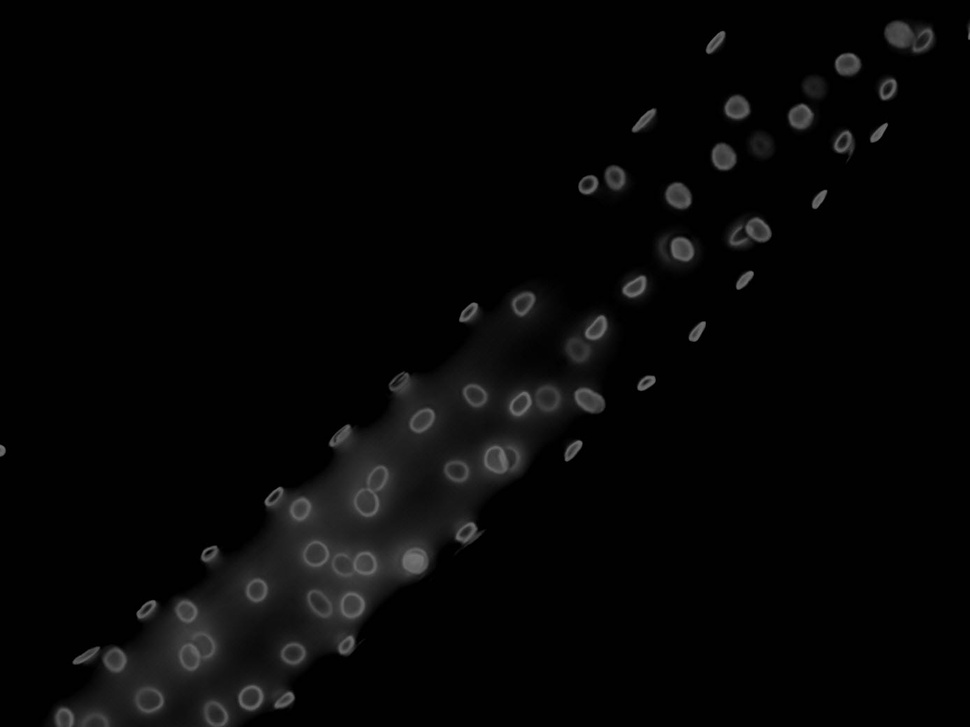
#> input picture Fig1.jpg, 970 x 727 px, shrunk from 1388 x 1040 before the run
$ python meanshift.py
#> lines starting #> are read from the running program, lines starting #| are printed output that depends on the picture; after the words box and inside, x2 and y2 are one past the last pixel; in counts of white or black regions, pixels touching at a corner belong together
#!/usr/bin/env python
# coding: utf-8

# In[ ]:


# 查看当前挂载的数据集目录, 该目录下的变更重启环境后会自动还原
# View dataset directory.
# This directory will be recovered automatically after resetting environment.
#get_ipython().system('ls /home/aistudio/data')


# In[ ]:


# 查看工作区文件, 该目录下的变更将会持久保存. 请及时清理不必要的文件, 避免加载过慢.
# View personal work directory.
# All changes under this directory will be kept even after reset.
# Please clean unnecessary files in time to speed up environment loading.
#get_ipython().system('ls /home/aistudio/work')


# In[ ]:


# 如果需要进行持久化安装, 需要使用持久化路径, 如下方代码示例:
# If a persistence installation is required,
# you need to use the persistence path as the following:
#get_ipython().system('mkdir /home/aistudio/external-libraries')
#get_ipython().system('pip install beautifulsoup4 -t /home/aistudio/external-libraries')


# In[ ]:


# 同时添加如下代码, 这样每次环境(kernel)启动的时候只要运行下方代码即可:
# Also add the following code,
# so that every time the environment (kernel) starts,
# just run the following code:
import cv2
import matplotlib.pyplot as plt
import numpy as np
from sklearn.cluster import MeanShift, estimate_bandwidth
#from sklearn.datasets.samples_generator import make_blobs


# In[ ]:


img = cv2.imread('Fig1.jpg', cv2.IMREAD_COLOR)
#> img is the input picture: shape (727, 970, 3); min 0, max 118, mean 6.2
b, g, r = cv2.split(img)
img = cv2.merge([r, g, b])

# 3个通道展平
img_flat = img.reshape((img.shape[0] * img.shape[1], 3))
#img_flat = np.uint8(img_flat)
img_flat.dtype='uint8'
# 迭代参数
bandwidth=estimate_bandwidth(img_flat,quantile=0.2,n_samples=500)
#> bandwidth = 10.18
ms=MeanShift(bandwidth=bandwidth, bin_seeding=True)
ms.fit(img_flat)
labels=ms.labels_
cluster_centers=ms.cluster_centers_
#> cluster_centers = [[1.04, 1.04, 1.04], [20.76, 20.76, 20.76], [28.13, 28.13, 28.13], [10.7, 10.7, 10.7], [50.89, 50.89, 50.89], [59.16, 59.16, 59.16], [71.24, 71.24, 71.24], [81.19, 81.19, 81.19]]
n_clusters=np.unique(labels)
#> n_clusters = [0, 1, 2, 3, 4, 5, 6, 7]
n=len(n_clusters)
#> n = 8
print('The number of the labels are ',n)
#| The number of the labels are  8

# In[ ]:


# 显示结果
img_output = labels.reshape((img.shape[0], img.shape[1]))
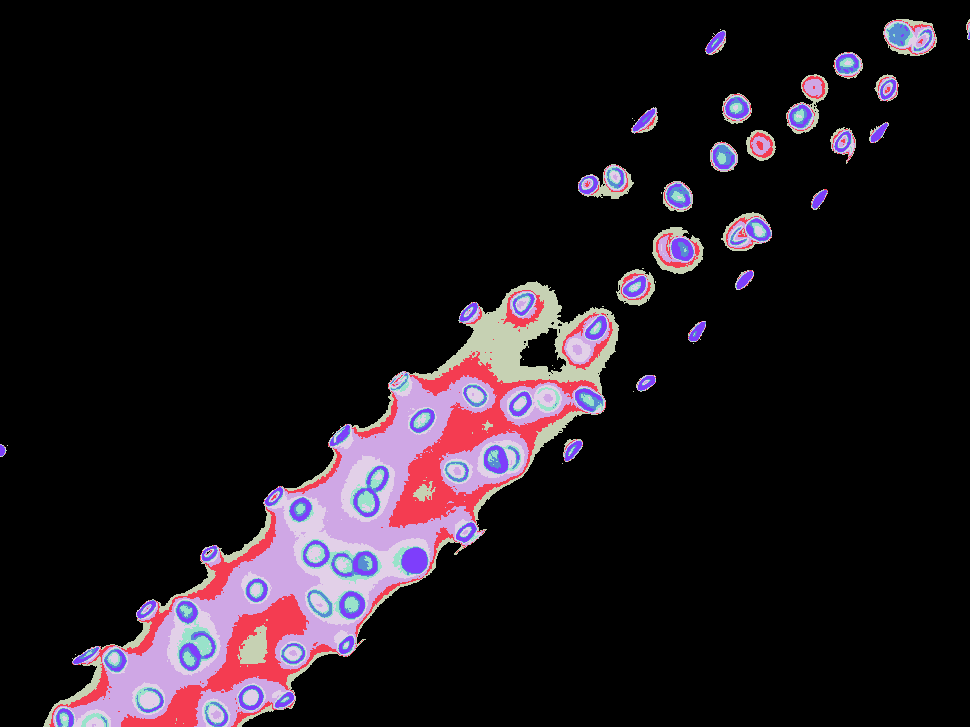
#> img_output: shape (727, 970) int64; 8 distinct labels, from 0 to 7; one colour per label, 0 black


# In[ ]:


plt.subplot(121), plt.imshow(img), plt.title('input')
plt.subplot(122), plt.imshow(img_output, 'gray'), plt.title('meanshift')
plt.savefig('Fig01.jpg')
plt.show()


# In[ ]:


rows, cols = img.shape[0],img.shape[1]
#> rows = 727; cols = 970
Fig = np.zeros([rows, cols],dtype='uint8')
DATA=Fig
for k in range (4):
    for i in range(rows):
        for j in range(cols):
            if (img_output[i,j]==k):  # 0.53 0.65
                Fig[i, j] = 0
            else:
                Fig[i, j] = 1
    plt.subplot(2,2,(k+1)), plt.imshow(Fig), plt.title('label-%s'%(k))
    DATA=np.concatenate((DATA,Fig),axis=0)
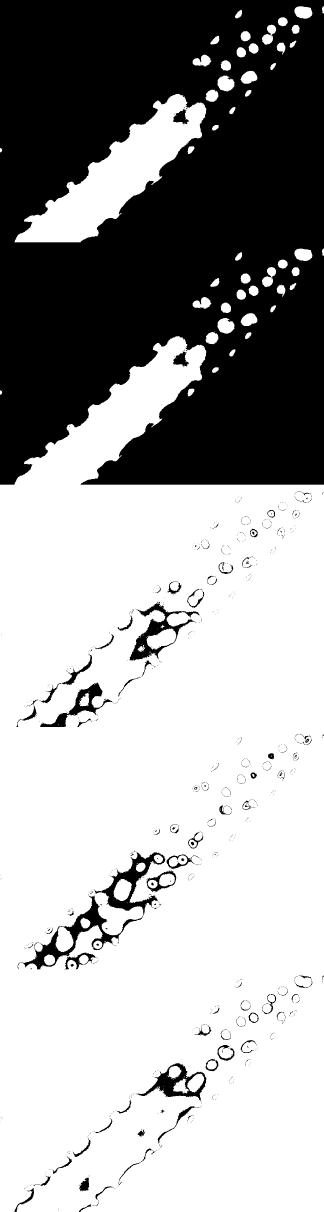
#> DATA: shape (3635, 970) (shown at 1/3 size); values 0 (black) and 1 (white), 63.9% white; 1074 black regions (973 under 20 px), largest, box (x1, y1, x2, y2) and area: (0, 0, 970, 1454) 1202732, (53, 2556, 497, 2908) 21884, (389, 1805, 598, 1982) 8724
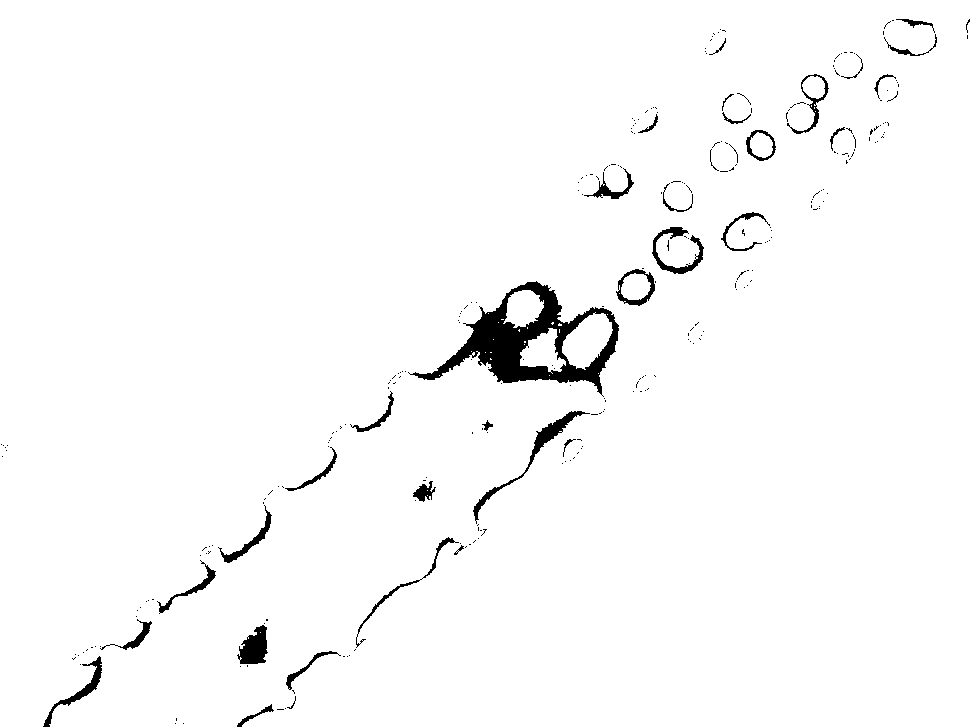
#> Fig: shape (727, 970); values 0 (black) and 1 (white), 97.7% white; 288 black regions (253 under 20 px), largest, box (x1, y1, x2, y2) and area: (408, 281, 619, 397) 7005, (473, 411, 590, 524) 966, (237, 625, 268, 664) 780
plt.savefig('Fig2.jpg')
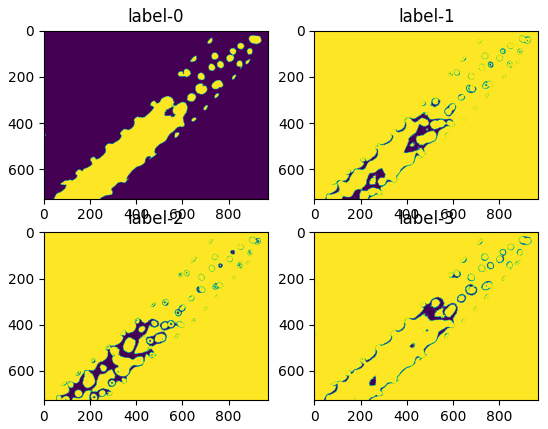
#> figure drawn by matplotlib, 4 panels
plt.show()
Fig=DATA[(4*rows):(5*rows-1),:]
"""
   shuffle = color.rgb2gray(la)
io.imshow(shuffle)
"""


# In[ ]:

# In[ ]:


# In[ ]:


##erosion dilation
kernel = np.array([
    [0, 1, 0],
    [1, 1, 1],
    [0, 1, 0]
], dtype='uint8')

Fig_erosion=cv2.erode(Fig, kernel)
#> Fig: shape (726, 970); values 0 (black) and 1 (white), 97.7% white; 288 black regions (253 under 20 px)
plt.imshow(Fig_erosion, 'gray')

Fig_bitwise=Fig^Fig_erosion
plt.imshow(Fig_bitwise, 'gray')

plt.subplot(121), plt.imshow(Fig_erosion, 'gray'), plt.title('erosion')
plt.subplot(122), plt.imshow(Fig_bitwise, 'gray'), plt.title('erosion-contours')
plt.savefig('Fig3.jpg')
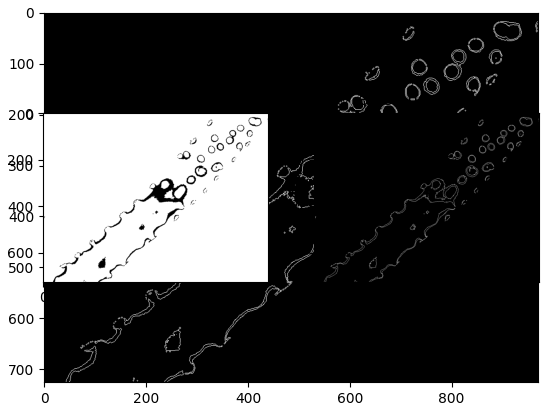
#> figure drawn by matplotlib, 3 panels
plt.show()


# In[ ]:


contours, hierarchy = cv2.findContours(Fig_bitwise, cv2.RETR_EXTERNAL, cv2.CHAIN_APPROX_SIMPLE)
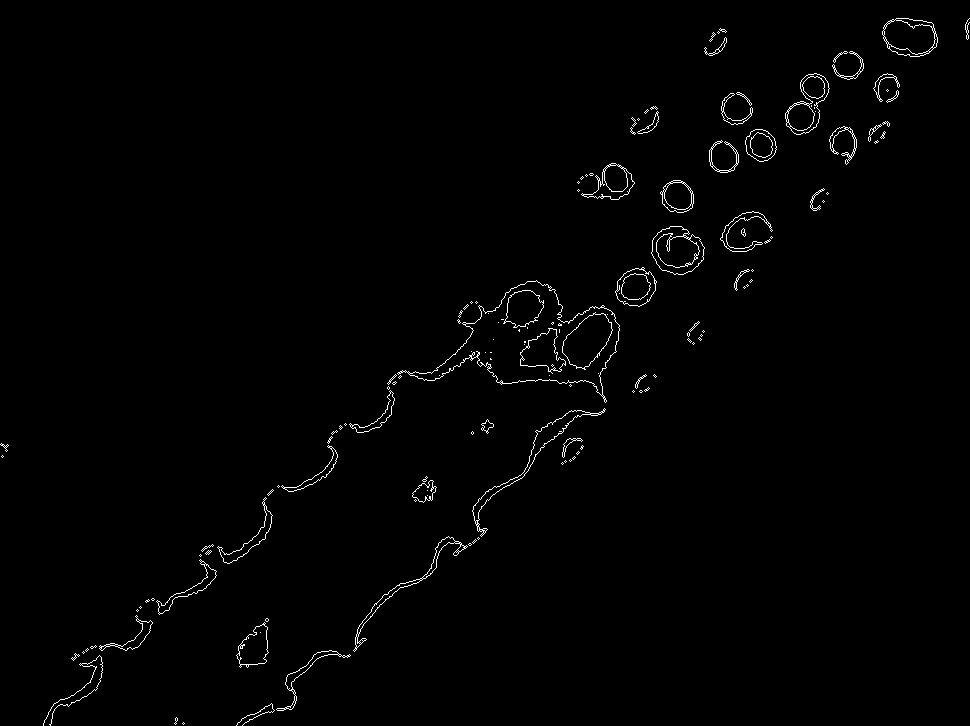
#> Fig_bitwise: shape (726, 970); values 0 (black) and 1 (white), 1.1% white in thin lines or dots
print('The number of cells is',len(contours))
#| The number of cells is 119

temp = np.ones(Fig_bitwise.shape, np.uint8) * 255
# 画出轮廓：temp是白色幕布，contours是轮廓，-1表示全画，然后是颜色，厚度
output=cv2.drawContours(temp, contours, -1, (0, 255, 0), 3)
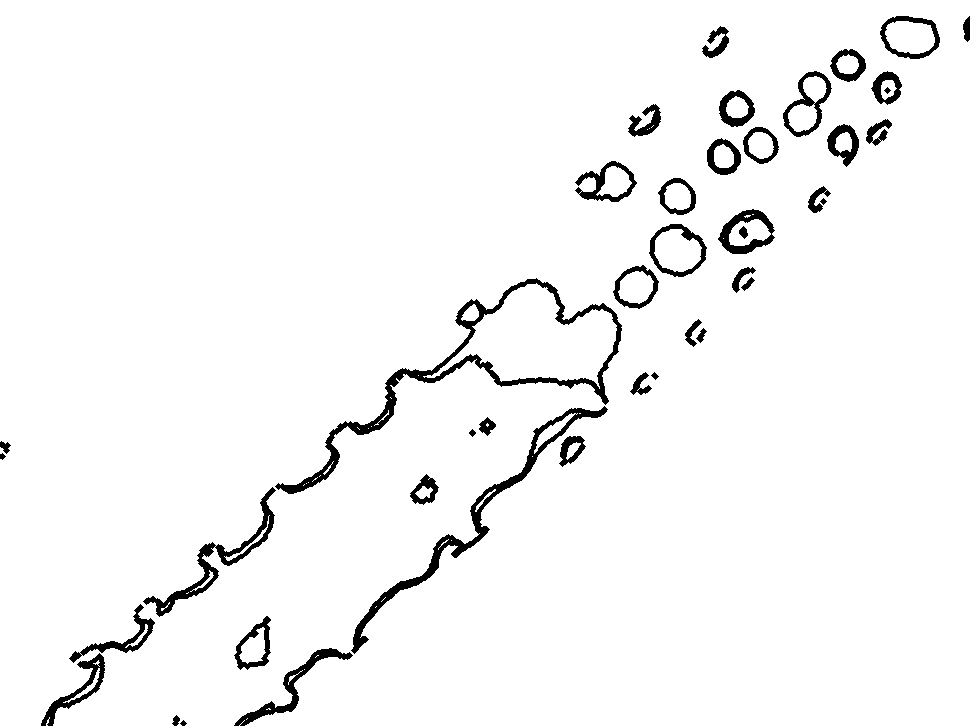
#> temp: shape (726, 970); 96.3% white; 42 black regions, largest, box (x1, y1, x2, y2) and area: (275, 278, 622, 494) 4936, (351, 406, 608, 654) 3297, (143, 487, 276, 617) 1956
#cv2.imshow("contours", temp)
cv2.imwrite("TheContours.jpg", output)
cv2.waitKey(0)


# In[ ]:


# 请点击[此处](https://ai.baidu.com/docs#/AIStudio_Project_Notebook/a38e5576)查看本环境基本用法.  <br>
# Please click [here ](https://ai.baidu.com/docs#/AIStudio_Project_Notebook/a38e5576) for more detailed instructions.
